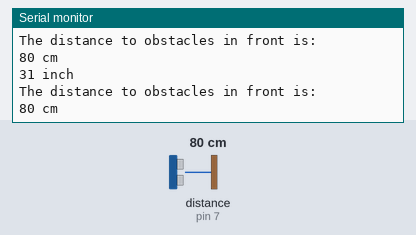
A sketch run on a simulated Arduino Uno, built with avr-gcc and run on an emulated ATmega328P. On the bench: the last lines printed to the serial monitor. The inputs (shaded band) are chosen by the test bench; at power-on: distance to the obstacle (sensor on pin 7) 80 cm.

Above: at 1.2 s.
1.3 s: distance to the obstacle (sensor on pin 7) set to 2 cm
At 1.46 s:
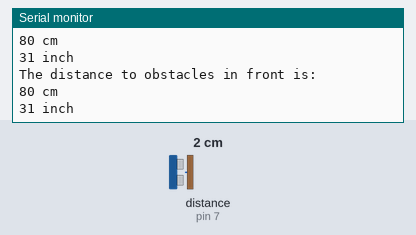
4.3 s: distance to the obstacle (sensor on pin 7) set to 4 cm
At 4.48 s:
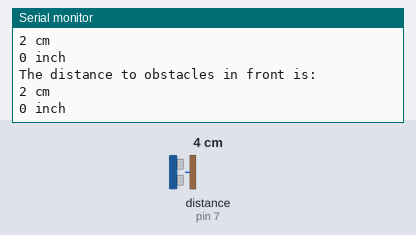
5.8 s: distance to the obstacle (sensor on pin 7) set to 299 cm
At 6.0 s:
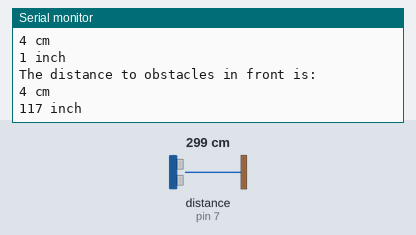
8.8 s: distance to the obstacle (sensor on pin 7) set to 9 cm
At 9.2 s:
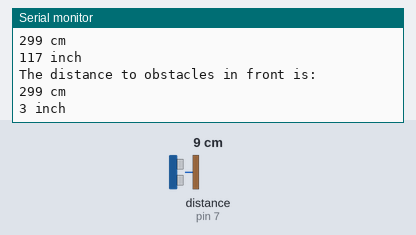
Timing chart, 0 to 11.8 s (numbered marks = the images above; inputs shaded):
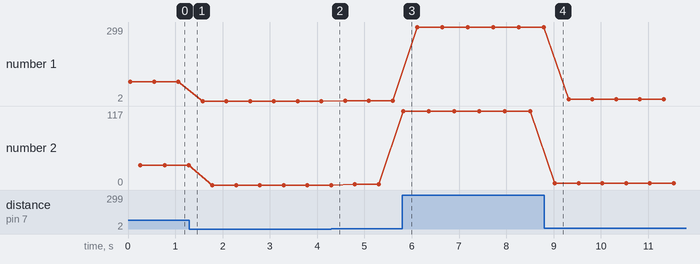

Measured:
- after the input at 5.8 s, the serial monitor: prints a new line at once (image 3)
- after the input at 8.8 s, the serial monitor: prints a new line after 0.22 s (image 4)
- plotted number 1: 80 → 2 after the input at 1.3 s, 2 → 4 after the input at 4.3 s, 4 → 299 after the input at 5.8 s, 299 → 9 after the input at 8.8 s
- plotted number 2: 31 → 0 after the input at 1.3 s, 0 → 1 after the input at 4.3 s, 1 → 117 after the input at 5.8 s, 117 → 3 after the input at 8.8 s

The sketch:

Zaif.K.ino
```cpp
//Author: Zaif K
/*
  Purpose: Basic example of the Seead Ultrasonic Ranger module
  Notes: Connect to a digital PIN  7
  Source: https://wiki.seeedstudio.com/Grove-Ultrasonic_Ranger/
  Library Source: https://github.com/Seeed-Studio/Seeed_Arduino_UltrasonicRanger
*/

//Starts to initiate ultrasonic sensor
#include "Ultrasonic.h"

Ultrasonic distanceSensor(7);
void setup()
{
 Serial.begin(9600);
}
//Starts void-loop, which initiates the output as it follows
void loop()
{

ultrasonicrun();
}

/*
Procedure:
Step 2. Connect Ultrasonic Ranger to port D7 of Grove-Base Shield.

Step 3. Plug Grove - Base Shield into Seeeduino.

Step 4. Connect Seeeduino to PC via a USB cable.

*/
```

zaif.k_function.ino
```cpp
void ultrasonicrun(){
  long RangeInCentimeters;
 long RangeInInches;

 Serial.println("The distance to obstacles in front is: ");

 RangeInCentimeters = distanceSensor.MeasureInCentimeters(); //two measurements should keep an interval
 Serial.print(RangeInCentimeters); //0~400cm
 Serial.println(" cm");
 delay(250); //wait 250 milliseconds


 RangeInInches = distanceSensor.MeasureInInches();
 Serial.print(RangeInInches);//0~157 inches
 Serial.println(" inch");
 delay(250);
}
```
